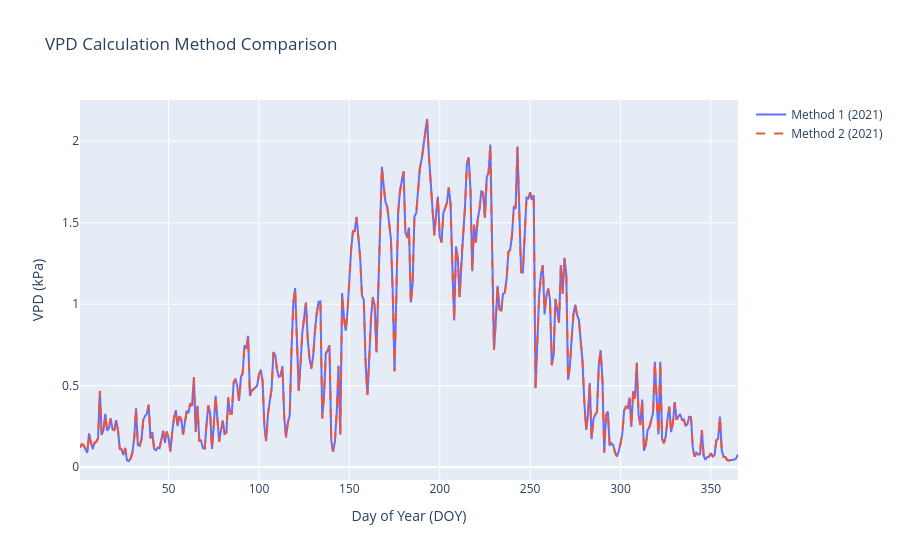

Write notebook code for a chart like this one.
### Code cell
# 1. Specify the years you want to subset
selected_years = [2021]
df1 = grouped_vpd_non_harmonized
df2 = grouped_vpd_harmonized

# 2. Filter both DataFrames
df1_sub = df1[df1['year'].isin(selected_years)]
df2_sub = df2[df2['year'].isin(selected_years)]

fig = go.Figure()

# 3. Add traces for each method per year
for yr in selected_years:
    # Method 1 trace
    d1 = df1_sub[df1_sub['year'] == yr]
    fig.add_trace(go.Scatter(
        x=d1['DOY'],
        y=d1['avg_val'],
        mode='lines',
        name=f'Method 1 ({yr})',
        line=dict(dash='solid')
    ))
    
    # Method 2 trace
    d2 = df2_sub[df2_sub['year'] == yr]
    fig.add_trace(go.Scatter(
        x=d2['DOY'],
        y=d2['avg_val'],
        mode='lines',
        name=f'Method 2 ({yr})',
        line=dict(dash='dash')
    ))

fig.update_layout(
    xaxis_title='Day of Year (DOY)',
    yaxis_title='VPD (kPa)',
    title='VPD Calculation Method Comparison',
    hovermode='x unified'
)

fig.show()

### Figure 1 — Plotly figure (JSON) as saved in the notebook; plotly's stock layout.template omitted (floating-point values rounded to 4 significant figures; data arrays with more than 128 entries replaced by an {"elided": "..."} marker saying what was removed)
{"data": [{"line": {"dash": "solid"}, "mode": "lines", "name": "Method 1 (2021)", "type": "scatter", "x": {"elided": "365 int values"}, "y": {"elided": "365 float values"}}, {"line": {"dash": "dash"}, "mode": "lines", "name": "Method 2 (2021)", "type": "scatter", "x": {"elided": "365 int values"}, "y": {"elided": "365 float values"}}], "layout": {"hovermode": "x unified", "title": {"text": "VPD Calculation Method Comparison"}, "xaxis": {"title": {"text": "Day of Year (DOY)"}}, "yaxis": {"title": {"text": "VPD (kPa)"}}}}
